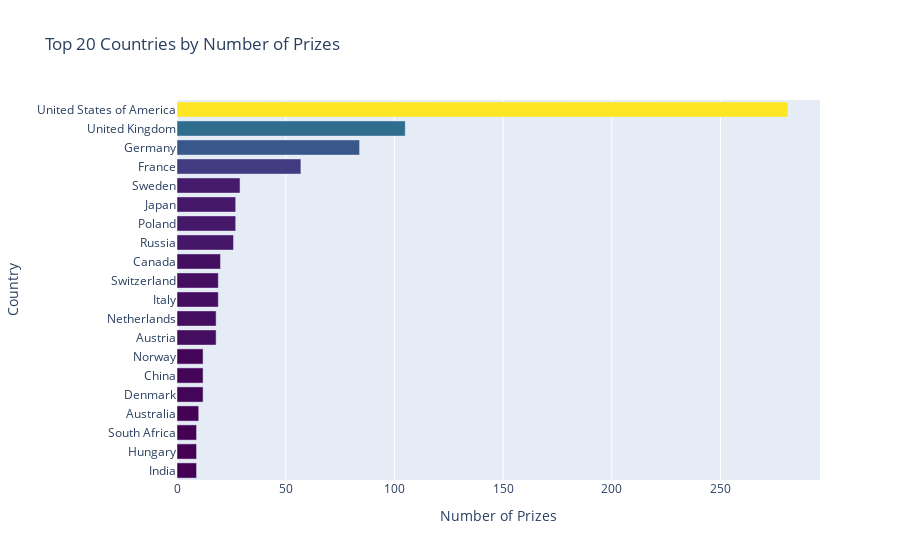

Here is the notebook cell this chart was saved with:
### Code cell
# plt.figure(figsize=(16,8),dpi=200)
h_bar = px.bar(top_20countries,
                x="prize",
                y="birth_country_current",
                orientation='h',
                title="Top 20 Countries by Number of Prizes",
                color='prize',
                color_continuous_scale='Viridis')

h_bar.update_layout(xaxis_title="Number of Prizes",
                    yaxis_title="Country",
                    coloraxis_showscale=False)

h_bar.show()

### Figure 1 — Plotly figure (JSON) as saved in the notebook; plotly's stock layout.template omitted (floating-point values rounded to 4 significant figures)
{"data": [{"hovertemplate": "prize=%{marker.color}<br>birth_country_current=%{y}<extra></extra>", "legendgroup": "", "marker": {"color": [9, 9, 9, 10, 12, 12, 12, 18, 18, 19, 19, 20, 26, 27, 27, 29, 57, 84, 105, 281], "coloraxis": "coloraxis", "pattern": {"shape": ""}}, "name": "", "orientation": "h", "showlegend": false, "textposition": "auto", "type": "bar", "x": [9, 9, 9, 10, 12, 12, 12, 18, 18, 19, 19, 20, 26, 27, 27, 29, 57, 84, 105, 281], "xaxis": "x", "y": ["India", "Hungary", "South Africa", "Australia", "Denmark", "China", "Norway", "Austria", "Netherlands", "Italy", "Switzerland", "Canada", "Russia", "Poland", "Japan", "Sweden", "France", "Germany", "United Kingdom", "United States of America"], "yaxis": "y"}], "layout": {"barmode": "relative", "coloraxis": {"colorbar": {"title": {"text": "prize"}}, "colorscale": [[0, "#440154"], [0.1111, "#482878"], [0.2222, "#3e4989"], [0.3333, "#31688e"], [0.4444, "#26828e"], [0.5556, "#1f9e89"], [0.6667, "#35b779"], [0.7778, "#6ece58"], [0.8889, "#b5de2b"], [1, "#fde725"]], "showscale": false}, "legend": {"tracegroupgap": 0}, "title": {"text": "Top 20 Countries by Number of Prizes"}, "xaxis": {"anchor": "y", "domain": [0, 1], "title": {"text": "Number of Prizes"}}, "yaxis": {"anchor": "x", "domain": [0, 1], "title": {"text": "Country"}}}}
